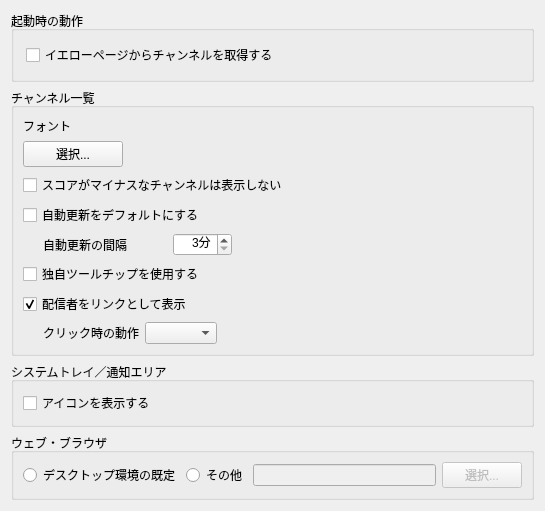
<?xml version="1.0" encoding="UTF-8"?>
<ui version="4.0">
 <class>GeneralWidget</class>
 <widget class="QWidget" name="GeneralWidget">
  <property name="geometry">
   <rect>
    <x>0</x>
    <y>0</y>
    <width>545</width>
    <height>442</height>
   </rect>
  </property>
  <property name="windowTitle">
   <string>Form</string>
  </property>
  <layout class="QVBoxLayout">
   <item>
    <widget class="QGroupBox" name="groupBox_2">
     <property name="enabled">
      <bool>true</bool>
     </property>
     <property name="sizePolicy">
      <sizepolicy hsizetype="Preferred" vsizetype="Preferred">
       <horstretch>0</horstretch>
       <verstretch>0</verstretch>
      </sizepolicy>
     </property>
     <property name="title">
      <string>起動時の動作</string>
     </property>
     <property name="flat">
      <bool>false</bool>
     </property>
     <layout class="QVBoxLayout">
      <property name="margin">
       <number>12</number>
      </property>
      <item>
       <widget class="QCheckBox" name="updateAtStartupCheckBox">
        <property name="text">
         <string>イエローページからチャンネルを取得する</string>
        </property>
       </widget>
      </item>
     </layout>
    </widget>
   </item>
   <item>
    <widget class="QGroupBox" name="groupBox_4">
     <property name="title">
      <string>チャンネル一覧</string>
     </property>
     <property name="flat">
      <bool>false</bool>
     </property>
     <layout class="QVBoxLayout">
      <item>
       <widget class="QLabel" name="label_3">
        <property name="text">
         <string>フォント</string>
        </property>
       </widget>
      </item>
      <item>
       <widget class="QPushButton" name="selectChannelListFontButton">
        <property name="maximumSize">
         <size>
          <width>100</width>
          <height>16777215</height>
         </size>
        </property>
        <property name="text">
         <string>選択...</string>
        </property>
       </widget>
      </item>
      <item>
       <widget class="QCheckBox" name="dontShowMinusScoreChannelCheckBox">
        <property name="text">
         <string>スコアがマイナスなチャンネルは表示しない</string>
        </property>
       </widget>
      </item>
      <item>
       <widget class="QCheckBox" name="autoUpdateCheckBox">
        <property name="text">
         <string>自動更新をデフォルトにする</string>
        </property>
       </widget>
      </item>
      <item>
       <layout class="QHBoxLayout">
        <item>
         <widget class="QLabel" name="label">
          <property name="text">
           <string>自動更新の間隔</string>
          </property>
          <property name="indent">
           <number>20</number>
          </property>
         </widget>
        </item>
        <item>
         <spacer>
          <property name="orientation">
           <enum>Qt::Horizontal</enum>
          </property>
          <property name="sizeType">
           <enum>QSizePolicy::Preferred</enum>
          </property>
          <property name="sizeHint" stdset="0">
           <size>
            <width>40</width>
            <height>20</height>
           </size>
          </property>
         </spacer>
        </item>
        <item>
         <widget class="QSpinBox" name="autoUpdateIntervalSpinBox">
          <property name="sizePolicy">
           <sizepolicy hsizetype="Maximum" vsizetype="Fixed">
            <horstretch>0</horstretch>
            <verstretch>0</verstretch>
           </sizepolicy>
          </property>
          <property name="alignment">
           <set>Qt::AlignRight|Qt::AlignTrailing|Qt::AlignVCenter</set>
          </property>
          <property name="suffix">
           <string>分</string>
          </property>
          <property name="minimum">
           <number>3</number>
          </property>
          <property name="maximum">
           <number>999</number>
          </property>
         </widget>
        </item>
        <item>
         <spacer>
          <property name="orientation">
           <enum>Qt::Horizontal</enum>
          </property>
          <property name="sizeHint" stdset="0">
           <size>
            <width>217</width>
            <height>20</height>
           </size>
          </property>
         </spacer>
        </item>
       </layout>
      </item>
      <item>
       <widget class="QCheckBox" name="customToolTipCheckBox">
        <property name="text">
         <string>独自ツールチップを使用する</string>
        </property>
       </widget>
      </item>
      <item>
       <widget class="QCheckBox" name="linkEnabledCheckBox">
        <property name="text">
         <string>配信者をリンクとして表示</string>
        </property>
        <property name="checked">
         <bool>true</bool>
        </property>
       </widget>
      </item>
      <item>
       <layout class="QHBoxLayout" name="horizontalLayout">
        <item>
         <widget class="QLabel" name="label_2">
          <property name="text">
           <string>クリック時の動作</string>
          </property>
          <property name="indent">
           <number>20</number>
          </property>
         </widget>
        </item>
        <item>
         <widget class="QComboBox" name="linkTypeComboBox">
          <property name="enabled">
           <bool>true</bool>
          </property>
         </widget>
        </item>
        <item>
         <spacer>
          <property name="orientation">
           <enum>Qt::Horizontal</enum>
          </property>
          <property name="sizeHint" stdset="0">
           <size>
            <width>40</width>
            <height>20</height>
           </size>
          </property>
         </spacer>
        </item>
       </layout>
      </item>
     </layout>
    </widget>
   </item>
   <item>
    <widget class="QGroupBox" name="groupBox">
     <property name="title">
      <string>システムトレイ／通知エリア</string>
     </property>
     <property name="flat">
      <bool>false</bool>
     </property>
     <layout class="QVBoxLayout">
      <item>
       <widget class="QCheckBox" name="showSystemTrayIconCheckBox">
        <property name="text">
         <string>アイコンを表示する</string>
        </property>
       </widget>
      </item>
     </layout>
    </widget>
   </item>
   <item>
    <widget class="QGroupBox" name="groupBox_3">
     <property name="title">
      <string>ウェブ・ブラウザ</string>
     </property>
     <property name="flat">
      <bool>false</bool>
     </property>
     <layout class="QHBoxLayout">
      <item>
       <widget class="QRadioButton" name="useCommonWebBrowserRadioButton">
        <property name="text">
         <string>デスクトップ環境の既定</string>
        </property>
       </widget>
      </item>
      <item>
       <widget class="QRadioButton" name="useCustomWebBrowserRadioButton">
        <property name="text">
         <string>その他</string>
        </property>
       </widget>
      </item>
      <item>
       <widget class="QLineEdit" name="webBrowserEdit">
        <property name="enabled">
         <bool>false</bool>
        </property>
       </widget>
      </item>
      <item>
       <widget class="QPushButton" name="selectWebBrowserButton">
        <property name="enabled">
         <bool>false</bool>
        </property>
        <property name="text">
         <string>選択...</string>
        </property>
       </widget>
      </item>
     </layout>
    </widget>
   </item>
   <item>
    <spacer>
     <property name="orientation">
      <enum>Qt::Vertical</enum>
     </property>
     <property name="sizeHint" stdset="0">
      <size>
       <width>20</width>
       <height>37</height>
      </size>
     </property>
    </spacer>
   </item>
  </layout>
 </widget>
 <resources/>
 <connections>
  <connection>
   <sender>useCustomWebBrowserRadioButton</sender>
   <signal>toggled(bool)</signal>
   <receiver>webBrowserEdit</receiver>
   <slot>setEnabled(bool)</slot>
   <hints>
    <hint type="sourcelabel">
     <x>247</x>
     <y>373</y>
    </hint>
    <hint type="destinationlabel">
     <x>424</x>
     <y>374</y>
    </hint>
   </hints>
  </connection>
  <connection>
   <sender>useCustomWebBrowserRadioButton</sender>
   <signal>toggled(bool)</signal>
   <receiver>selectWebBrowserButton</receiver>
   <slot>setEnabled(bool)</slot>
   <hints>
    <hint type="sourcelabel">
     <x>247</x>
     <y>373</y>
    </hint>
    <hint type="destinationlabel">
     <x>515</x>
     <y>375</y>
    </hint>
   </hints>
  </connection>
  <connection>
   <sender>linkEnabledCheckBox</sender>
   <signal>toggled(bool)</signal>
   <receiver>linkTypeComboBox</receiver>
   <slot>setEnabled(bool)</slot>
   <hints>
    <hint type="sourcelabel">
     <x>89</x>
     <y>232</y>
    </hint>
    <hint type="destinationlabel">
     <x>272</x>
     <y>232</y>
    </hint>
   </hints>
  </connection>
 </connections>
</ui>
